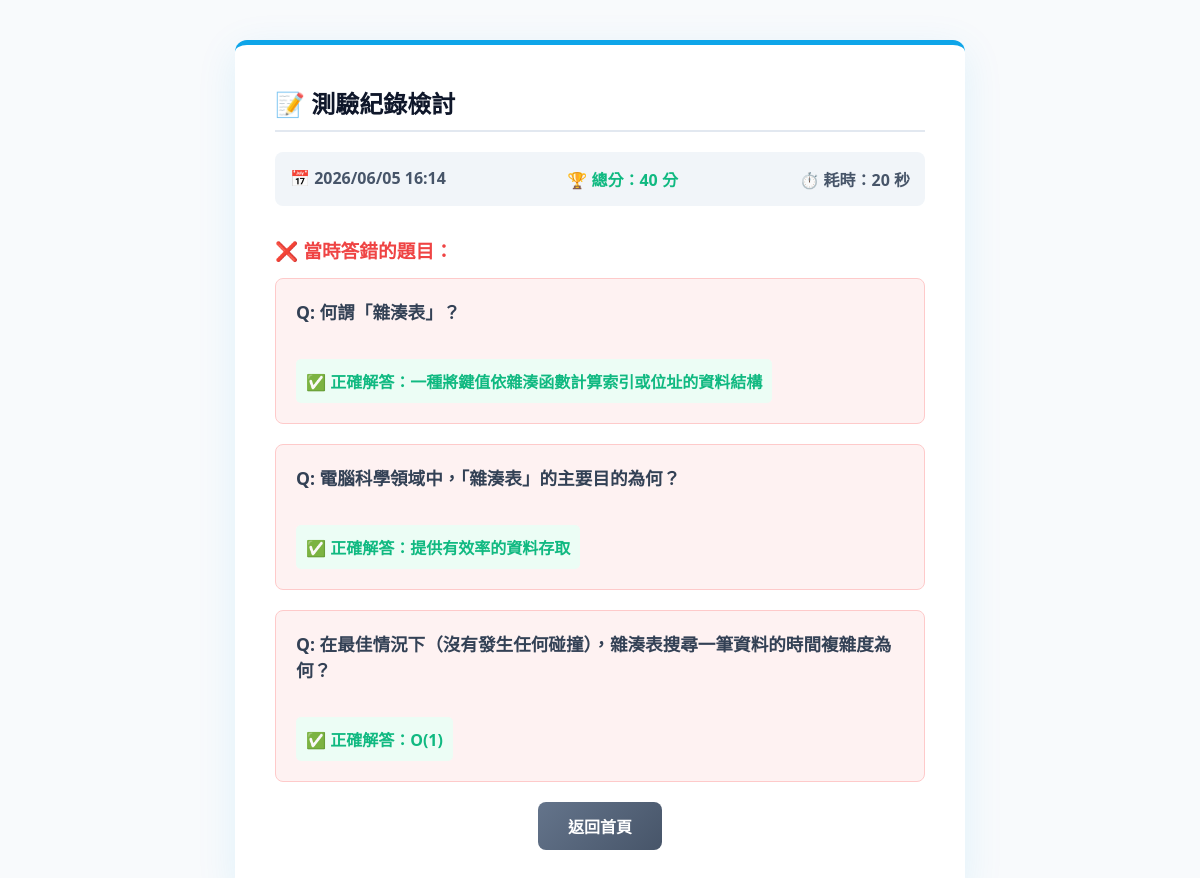
/record/25/ (signed in), run on the app's committed database.
### quiz/models.py (models this page shows, shortened)
class QuizRecord(models.Model):
    user = models.ForeignKey(User, on_delete=models.CASCADE, null=True, blank=True)
    duration_seconds = models.IntegerField("作答時間(秒)")
    score = models.IntegerField("分數", default=0)
    wrong_questions = models.ManyToManyField(Question, blank=True, verbose_name="答錯的題目")
    created_at = models.DateTimeField("測驗時間", auto_now_add=True)

class Question(models.Model):
    DIFFICULTY_CHOICES = [
        ('易', '易 (Easy)'),
        ('中', '中 (Medium)'),
        ('難', '難 (Hard)'),
    ]
    text = models.CharField("題目內容", max_length=500)
    difficulty = models.CharField("難易度", max_length=1, choices=DIFFICULTY_CHOICES, default='中')

class Choice(models.Model):
    question = models.ForeignKey(Question, on_delete=models.CASCADE, related_name='choices', verbose_name="所屬題目")
    text = models.CharField("選項內容", max_length=200)
    is_correct = models.BooleanField("是否為正確答案", default=False)

### quiz/views.py (the view)
# urls.py: path('record/<int:record_id>/', views.record_detail, name='record_detail'),
@login_required
def record_detail(request, record_id):
    record = get_object_or_404(QuizRecord, id=record_id, user=request.user)
    wrong_questions = record.wrong_questions.all()
    wrong_details = []
    for q in wrong_questions:
        correct_choice = q.choices.filter(is_correct=True).first()
        wrong_details.append({
            'question': q,
            'correct_choice': correct_choice
        })
    return render(request, 'quiz/record_detail.html', {
        'record': record,
        'wrong_details': wrong_details
    })

### quiz/templates/quiz/record_detail.html (shortened to what this page needs)
<!DOCTYPE html>
<html lang="zh-TW">
<head>
</head>
<body>
    <div class="detail-card">
        <h2>📝 測驗紀錄檢討</h2>
        <div class="meta-info">
            <span>📅 {{ record.created_at|date:"Y/m/d H:i" }}</span>
            <span style="color: #10b981;">🏆 總分：{{ record.score }} 分</span>
            <span>⏱️ 耗時：{{ record.duration_seconds }} 秒</span>
        </div>
        {% if wrong_details %}
            <h3 style="color: #ef4444; margin-bottom: 15px;">❌ 當時答錯的題目：</h3>
            {% for detail in wrong_details %}
                <div class="wrong-q-box">
                    <p class="q-text">Q: {{ detail.question.text }}</p>
                    <p class="correct-ans">✅ 正確解答：{{ detail.correct_choice.text }}</p>
                </div>
            {% endfor %}
        {% else %}
            <div class="perfect-box">
                🎉 太厲害了！您在這此測驗中獲得了滿分，沒有留下任何錯題！
            </div>
        {% endif %}
        <div style="text-align: center; margin-top: 20px;">
            <a href="{% url 'home' %}" class="btn-back">返回首頁</a>
        </div>
    </div>
</body>
</html>

### quiz/templates/quiz/record_detail.html (style rules this page uses)
body { font-family: "Microsoft JhengHei", "Segoe UI", sans-serif; background-color: #f8fafc; padding: 40px 20px; margin: 0; display: flex; justify-content: center; color: #334155; }
.detail-card { background: #ffffff; padding: 40px; border-radius: 12px; border-top: 5px solid #0ea5e9; box-shadow: 0 10px 40px rgba(14, 165, 233, 0.1); max-width: 650px; width: 100%; }
h2 { color: #0f172a; margin-top: 0; border-bottom: 2px solid #e2e8f0; padding-bottom: 10px; }
.meta-info { background: #f1f5f9; padding: 15px; border-radius: 8px; margin-bottom: 30px; font-weight: bold; color: #475569; display: flex; justify-content: space-between; }
.wrong-q-box { background: #fef2f2; border: 1px solid #fecaca; padding: 20px; border-radius: 8px; margin-bottom: 20px; text-align: left; }
.q-text { font-weight: bold; color: #334155; margin-top: 0; font-size: 1.1em; line-height: 1.5; }
.correct-ans { color: #10b981; font-weight: bold; margin-bottom: 0; background: #ecfdf5; padding: 10px; border-radius: 5px; display: inline-block; }
.btn-back { background: linear-gradient(135deg, #64748b 0%, #475569 100%); color: #ffffff; padding: 12px 30px; border: none; border-radius: 8px; font-weight: bold; text-decoration: none; display: inline-block; transition: all 0.2s; }

### data on the page
QuizRecord: created_at "2026/06/05 16:14", score "40", duration_seconds "20"
Question: question.text "何謂「雜湊表」？", correct_choice.text "一種將鍵值依雜湊函數計算索引或位址的資料結構"
Question: question.text "電腦科學領域中，「雜湊表」的主要目的為何？", correct_choice.text "提供有效率的資料存取"
Question: question.text "在最佳情況下（沒有發生任何碰撞），雜湊表搜尋一筆資料的時間複雜度為何？", correct_choice.text "O(1)"
